Frame 1 (no input): blank canvas, image omitted
Frame 60 (the mouse pressed at the canvas centre just before this capture): blank canvas, image omitted
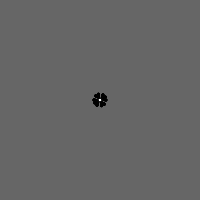
Frame 120 (the mouse held since frame 60 and released just before this capture)

The Processing sketch whose frames 1 and 60 were blank and that drew this single picture after the mouse press (run headless with seeded random() and noise(); from frame 60 on, the mouse is pressed at the canvas centre):

// Processing sketch: Pulses
// ── Pulses.pde
/**
 * Pulses. 
 * 
 * Software drawing instruments can follow a rhythm or abide by rules independent
 * of drawn gestures. This is a form of collaborative drawing in which the draftsperson
 * controls some aspects of the image and the software controls others.
 */

int angle = 0;

void setup() 
{
  size(200, 200);
  background(102);
  smooth();
  noStroke();
  fill(0, 102);
}

void draw() 
{
  // Draw only when mouse is pressed
  if (mousePressed == true) {
    angle += 10;
    float val = cos(radians(angle)) * 6.0;
    for (int a = 0; a < 360; a += 75) {
      float xoff = cos(radians(a)) * val;
      float yoff = sin(radians(a)) * val;
      fill(0);
      ellipse(mouseX + xoff, mouseY + yoff, val/2, val/2);
    }
    fill(255);
    ellipse(mouseX, mouseY, 2, 2);
  }
}
